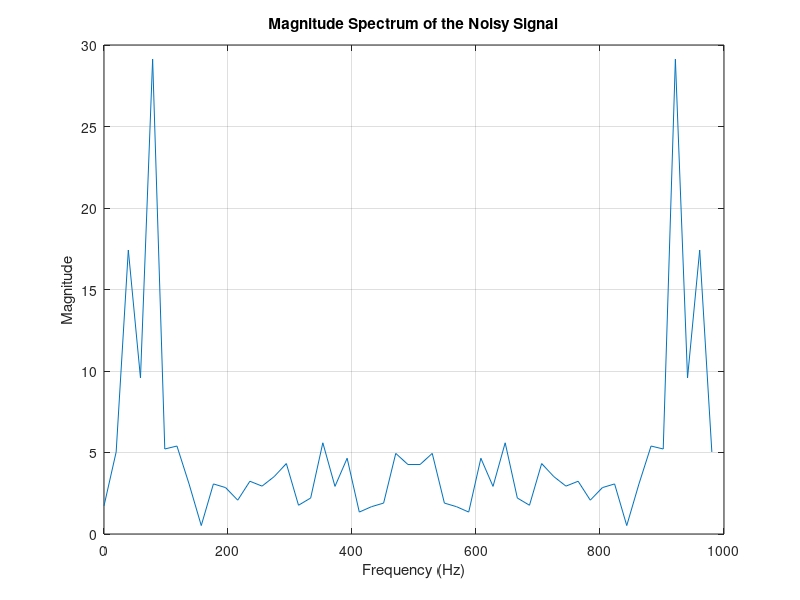

Reproduce this figure in MATLAB.
A1 = 1;          % Amplitude
f1 = 50;         % Frequency in Hz

A2 = 1;        % Amplitude
f2 = 80;        % Frequency in Hz

fs = 1000;       % Sampling frequency (in Hz)
duration = 1;    % Duration of the signal in seconds

t = 0:1/fs:0.05; % Time vector from 0 to 0.05 seconds with the given sampling frequency
display(t)

% Generate the two sinusoidal signals
x1 = A1 * sin(2 * pi * f1 * t);   % First sine wave
x2 = A2 * sin(2 * pi * f2 * t);   % Second sine wave


combined_signal = x1 + x2;


% Adding random noise (Normal distribution noise with mean 0 and std dev 0.5)
noise = 0.5 * randn(size(t));  % Standard normal noise scaled by 0.5
noisy_signal = combined_signal + noise;


% Apply Fourier Transform to the noisy signal
N = length(noisy_signal); % Length of the signal
f = (0:N-1)*(fs/N);        % Frequency axis (0 to fs)

% Compute the Fourier Transform
Y = fft(noisy_signal);

% Compute the magnitude of the Fourier Transform
magnitude = abs(Y);

% Plot the magnitude response
figure;
plot(f, magnitude);
title('Magnitude Spectrum of the Noisy Signal');
xlabel('Frequency (Hz)');
ylabel('Magnitude');
grid on;


% Analysis of the Spectrum:
% -  Noise will cause additional random peaks in the spectrum, reducing the
%    clarity of the signal's distinct frequencies.
% -  Peaks at 50 Hz and 80 Hz should still be prominent but may appear less 
%    sharp depending on the noise level.